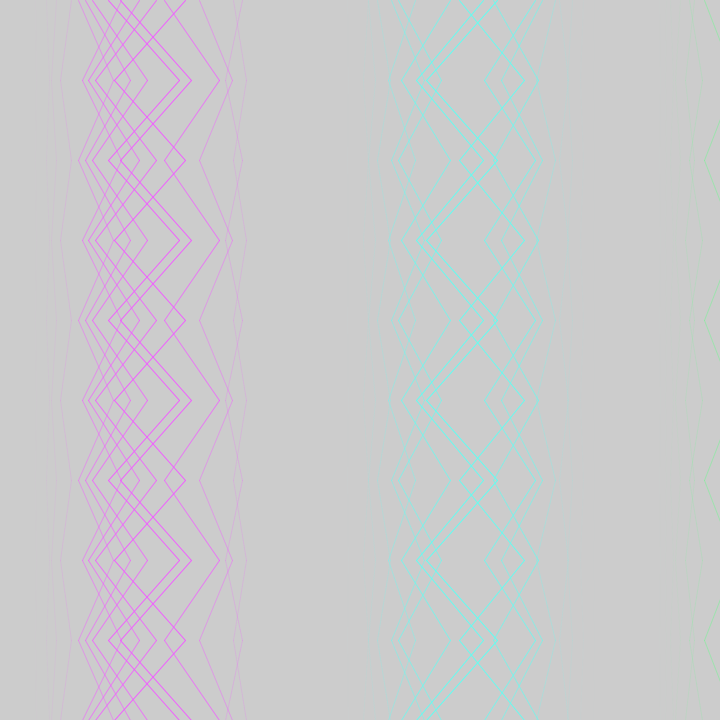
Frame 1 (no input)
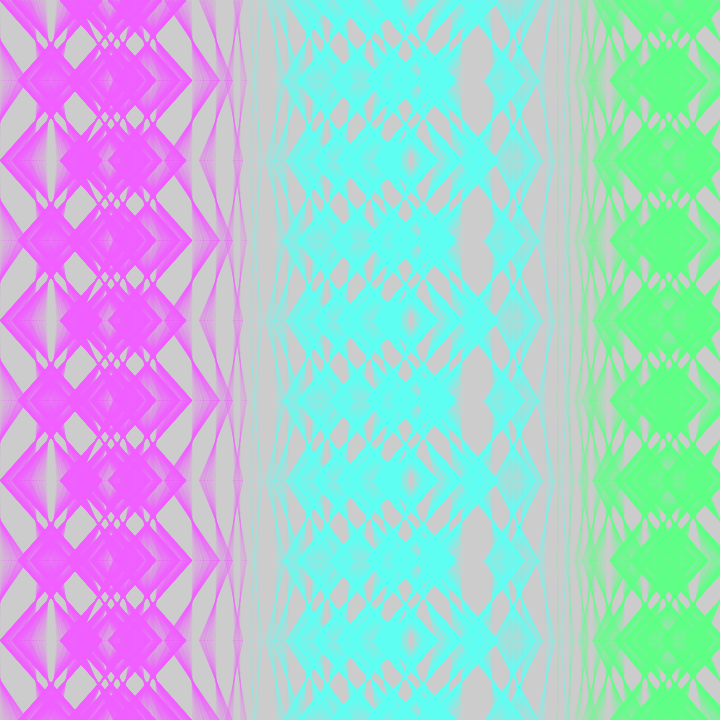
Frame 60 (the mouse pressed at the canvas centre just before this capture)
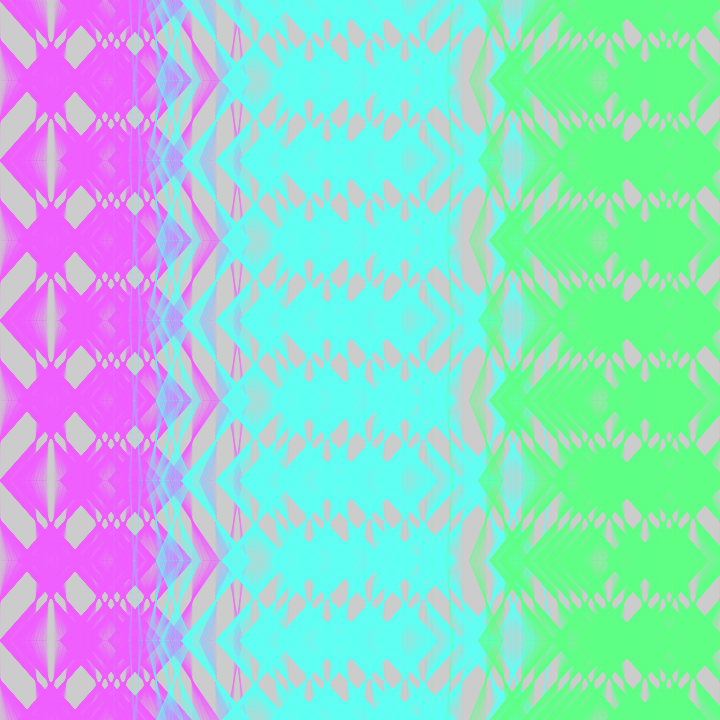
Frame 120 (the mouse held since frame 60 and released just before this capture)

The Processing sketch that drew these frames (run headless with seeded random() and noise(); from frame 60 on, the mouse is pressed at the canvas centre):

// Processing sketch: sketch_10312020_ZigZagWaves
// ── sketch_10312020_ZigZagWaves.pde
float x,y,t,f=1,T;
void setup(){size(720,720);
colorMode(HSB);}
void draw(){
    clear();
      t+=.02;
  for(y=0;y<800;y+=80)
  for(x=0;x<726;x+=6){stroke((noise(int((T=x*.01+t)/PI))*765)%255,160,255,(T=pow(sin(noise(x,int(T/PI))>.5?T:0),4)*36)*7);line(x+T*(f=-f),y,x-T*f,y+80);}}
